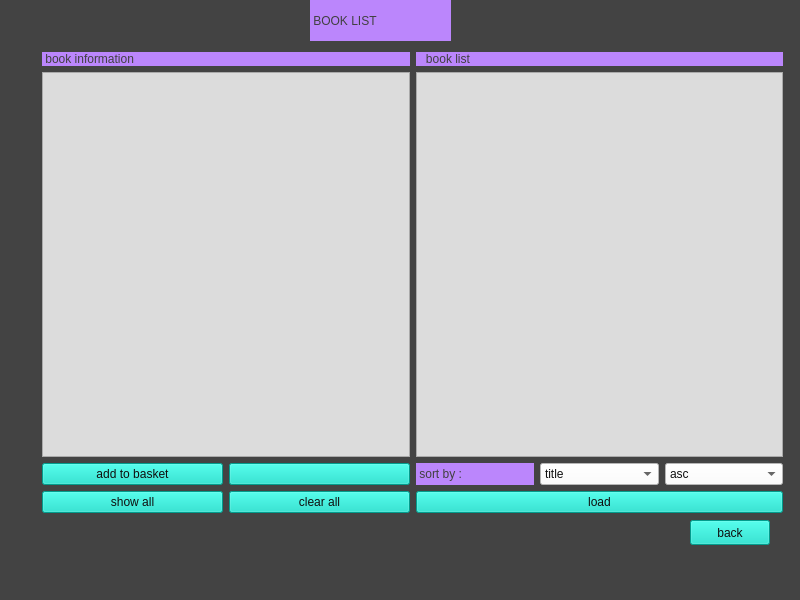
<?xml version="1.0" encoding="UTF-8"?>
<ui version="4.0">
 <class>bookList</class>
 <widget class="QMainWindow" name="bookList">
  <property name="geometry">
   <rect>
    <x>0</x>
    <y>0</y>
    <width>800</width>
    <height>600</height>
   </rect>
  </property>
  <property name="windowTitle">
   <string>MainWindow</string>
  </property>
  <property name="styleSheet">
   <string notr="true">background-color: rgb(67, 67, 67);</string>
  </property>
  <widget class="QWidget" name="centralwidget">
   <widget class="QLabel" name="label">
    <property name="geometry">
     <rect>
      <x>310</x>
      <y>0</y>
      <width>141</width>
      <height>41</height>
     </rect>
    </property>
    <property name="styleSheet">
     <string notr="true">font: 75 14pt &quot;MS Shell Dlg 2&quot;;
color: rgb(64, 64, 64);
background-color: rgb(187, 134, 252);</string>
    </property>
    <property name="text">
     <string> BOOK LIST</string>
    </property>
   </widget>
   <widget class="QPushButton" name="pushButton_back">
    <property name="geometry">
     <rect>
      <x>690</x>
      <y>520</y>
      <width>80</width>
      <height>25</height>
     </rect>
    </property>
    <property name="styleSheet">
     <string notr="true">background-color: rgb(3, 218, 197);
font: 75 14pt &quot;Arial&quot;;
color: rgb(15, 15, 15);</string>
    </property>
    <property name="text">
     <string>back</string>
    </property>
   </widget>
   <widget class="QWidget" name="">
    <property name="geometry">
     <rect>
      <x>42</x>
      <y>52</y>
      <width>741</width>
      <height>461</height>
     </rect>
    </property>
    <layout class="QHBoxLayout" name="horizontalLayout_5">
     <item>
      <layout class="QVBoxLayout" name="verticalLayout_2">
       <item>
        <widget class="QLabel" name="label_3">
         <property name="styleSheet">
          <string notr="true">color: rgb(64, 64, 64);
font: 75 10pt &quot;Arial&quot;;
background-color: rgb(187, 134, 252);</string>
         </property>
         <property name="text">
          <string> book information</string>
         </property>
        </widget>
       </item>
       <item>
        <widget class="QPlainTextEdit" name="plainTextEdit">
         <property name="styleSheet">
          <string notr="true">font: 75 14pt &quot;Arial&quot;;
background-color: rgb(220, 220, 220);
color: rgb(0, 0, 0);</string>
         </property>
         <property name="readOnly">
          <bool>true</bool>
         </property>
        </widget>
       </item>
       <item>
        <layout class="QHBoxLayout" name="horizontalLayout_2">
         <item>
          <widget class="QPushButton" name="pushButton_basket">
           <property name="styleSheet">
            <string notr="true">background-color: rgb(3, 218, 197);
font: 75 14pt &quot;Arial&quot;;
color: rgb(15, 15, 15);</string>
           </property>
           <property name="text">
            <string>add to basket</string>
           </property>
          </widget>
         </item>
         <item>
          <widget class="QPushButton" name="pushButton_choose">
           <property name="styleSheet">
            <string notr="true">background-color: rgb(3, 218, 197);
font: 75 14pt &quot;Arial&quot;;
color: rgb(15, 15, 15);</string>
           </property>
           <property name="text">
            <string/>
           </property>
          </widget>
         </item>
        </layout>
       </item>
       <item>
        <layout class="QHBoxLayout" name="horizontalLayout_4">
         <item>
          <widget class="QPushButton" name="pushButton_showall">
           <property name="styleSheet">
            <string notr="true">background-color: rgb(3, 218, 197);
font: 75 14pt &quot;Arial&quot;;
color: rgb(15, 15, 15);</string>
           </property>
           <property name="text">
            <string>show all</string>
           </property>
          </widget>
         </item>
         <item>
          <widget class="QPushButton" name="pushButton_clear">
           <property name="styleSheet">
            <string notr="true">background-color: rgb(3, 218, 197);
font: 75 14pt &quot;Arial&quot;;
color: rgb(15, 15, 15);</string>
           </property>
           <property name="text">
            <string>clear all</string>
           </property>
          </widget>
         </item>
        </layout>
       </item>
      </layout>
     </item>
     <item>
      <layout class="QVBoxLayout" name="verticalLayout">
       <item>
        <widget class="QLabel" name="label_4">
         <property name="styleSheet">
          <string notr="true">color: rgb(64, 64, 64);
font: 75 10pt &quot;Arial&quot;;
background-color: rgb(187, 134, 252);</string>
         </property>
         <property name="text">
          <string>   book list</string>
         </property>
        </widget>
       </item>
       <item>
        <widget class="QListWidget" name="listWidget">
         <property name="styleSheet">
          <string notr="true">font: 75 14pt &quot;Arial&quot;;
background-color: rgb(220, 220, 220);
color: rgb(0, 0, 0);</string>
         </property>
        </widget>
       </item>
       <item>
        <layout class="QHBoxLayout" name="horizontalLayout_3">
         <item>
          <widget class="QLabel" name="label_2">
           <property name="styleSheet">
            <string notr="true">color: rgb(64, 64, 64);
font: 75 10pt &quot;Arial&quot;;
background-color: rgb(187, 134, 252);</string>
           </property>
           <property name="text">
            <string> sort by : </string>
           </property>
          </widget>
         </item>
         <item>
          <widget class="QComboBox" name="comboBox_sort1">
           <property name="styleSheet">
            <string notr="true">background-color: rgb(255, 255, 255);
font: 75 10pt &quot;Arial&quot;;
color: rgb(15, 15, 15);</string>
           </property>
           <item>
            <property name="text">
             <string>title</string>
            </property>
           </item>
           <item>
            <property name="text">
             <string>author</string>
            </property>
           </item>
           <item>
            <property name="text">
             <string>price</string>
            </property>
           </item>
           <item>
            <property name="text">
             <string>number</string>
            </property>
           </item>
           <item>
            <property name="text">
             <string>ISBN</string>
            </property>
           </item>
          </widget>
         </item>
         <item>
          <widget class="QComboBox" name="comboBox_sort2">
           <property name="styleSheet">
            <string notr="true">background-color: rgb(255, 255, 255);
font: 75 10pt &quot;Arial&quot;;
color: rgb(15, 15, 15);</string>
           </property>
           <item>
            <property name="text">
             <string>asc</string>
            </property>
           </item>
           <item>
            <property name="text">
             <string>dec</string>
            </property>
           </item>
          </widget>
         </item>
        </layout>
       </item>
       <item>
        <layout class="QHBoxLayout" name="horizontalLayout">
         <item>
          <widget class="QPushButton" name="pushButton_show">
           <property name="styleSheet">
            <string notr="true">background-color: rgb(3, 218, 197);
font: 75 14pt &quot;Arial&quot;;
color: rgb(15, 15, 15);</string>
           </property>
           <property name="text">
            <string>load</string>
           </property>
          </widget>
         </item>
        </layout>
       </item>
      </layout>
     </item>
    </layout>
   </widget>
  </widget>
  <widget class="QMenuBar" name="menubar">
   <property name="geometry">
    <rect>
     <x>0</x>
     <y>0</y>
     <width>800</width>
     <height>25</height>
    </rect>
   </property>
  </widget>
  <widget class="QStatusBar" name="statusbar"/>
 </widget>
 <resources/>
 <connections/>
</ui>
